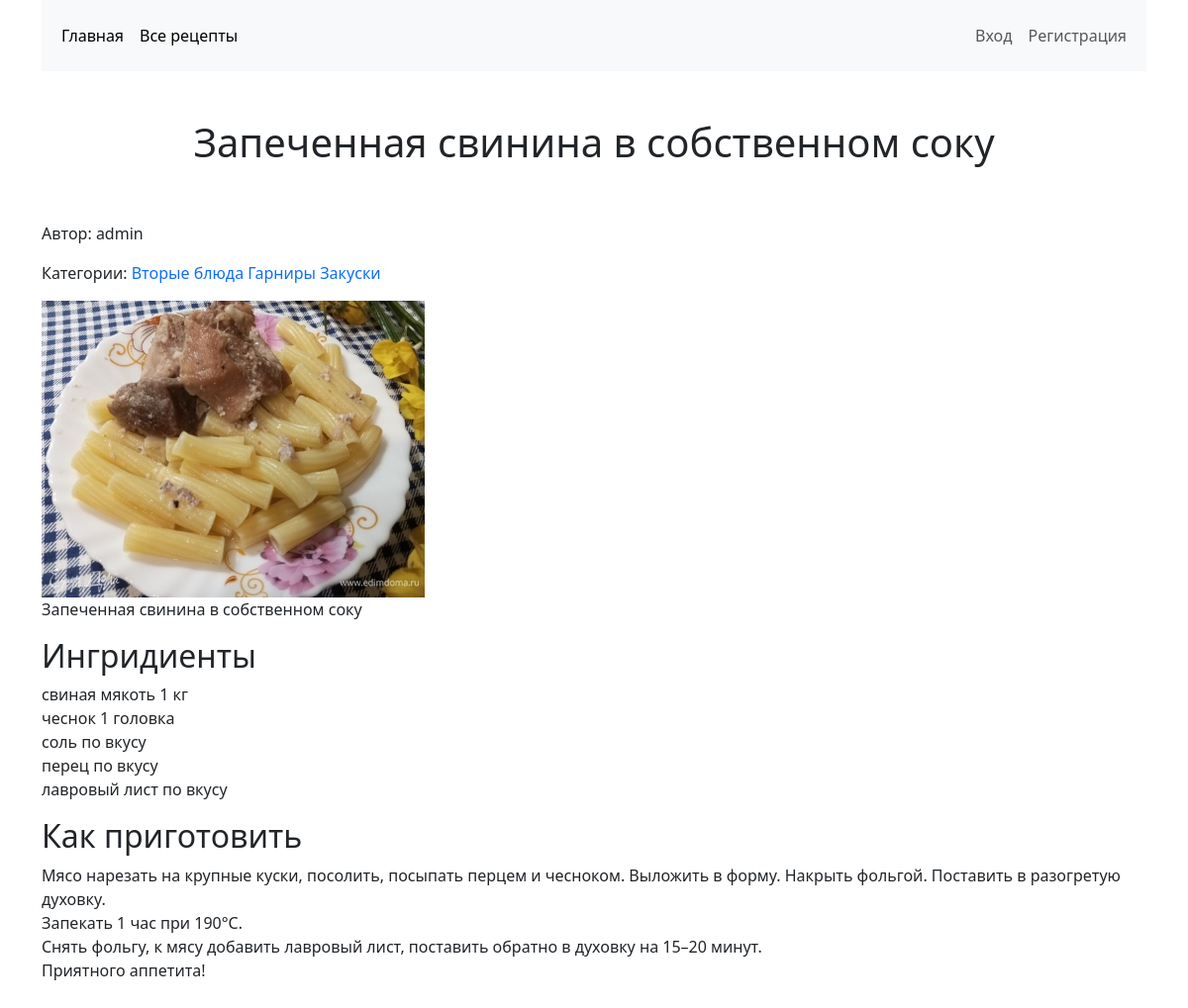
Screenshot of /recipe/6/ with the database file from the repository.
### recipes/models.py (models this page shows, shortened)
class Recipe(models.Model):
    name = models.CharField(verbose_name="Название", max_length=100)
    description = models.TextField(verbose_name="Описание")
    ingredients = models.TextField(verbose_name="Ингридиенты")
    steps = models.TextField(verbose_name="Шаги приготовления")
    time = models.PositiveIntegerField(verbose_name="Время приготовления (мин)")
    image = models.ImageField(verbose_name="Изображение", upload_to='recipes_img/')
    author = models.ForeignKey(AUTH_USER_MODEL, related_name="recipes", on_delete=models.CASCADE, editable=False)
    categories = models.ManyToManyField("Category", verbose_name="Категории", related_name="recipes")
    class Meta:
        ordering = ["name"]
        verbose_name = "Рецепт"
        verbose_name_plural = "Рецепты"

class Category(models.Model):
    name = models.CharField(verbose_name="Название категории", max_length=100)
    class Meta:
        ordering = ["name"]
        verbose_name = "Категория"
        verbose_name_plural = "Категории"
    def get_absolute_url(self):
        return "#"

### user/models.py (models this page shows)
class User(AbstractUser):
    pass

### recipes/views.py (the view)
# urls.py: path('<int:recipe_id>/', RecipeDetailView.as_view(), name='recipe_detail'),
class RecipeDetailView(DetailView):
    model = Recipe
    context_object_name = 'recipe'
    template_name = 'recipes/recipe_detail.html'
    pk_url_kwarg = 'recipe_id'
    def get_context_data(self, **kwargs):
        context = super().get_context_data(**kwargs)
        context['title'] = self.object.name
        return context
    def get_queryset(self):
        queryset = super().get_queryset()
        return queryset.select_related("author")

### recipes/templates/recipes/recipe_detail.html (shortened to what this page needs)
{% extends "base.html" %}
{% load django_bootstrap5 %}
{% block content %}
<p>
    {% if request.user.pk == recipe.author_id %}
    Мой рецепт
    {% else %}
    Автор: {{ recipe.author.username }}</p>
{% endif %}
<p>Категории:
    {% for cat in recipe.categories.all %}
    <a href="{{ cat.get_absolute_url }}"> {{ cat.name }}</a>
    {% endfor %}
</p>
<img src="{{ recipe.image.url }}" alt="recipe image" style="max-height:300px">
<p>{{ recipe.description|linebreaksbr }}</p>
<h2>Ингридиенты</h2>
<p>{{ recipe.ingredients|linebreaksbr }}</p>
<h2>Как приготовить</h2>
<p>{{ recipe.steps|linebreaksbr }}</p>
{% endblock %}

### templates/base.html (shortened to what this page needs)
<!DOCTYPE html>
<html lang="ru">
<head>
    {% load static %}
    <link rel="stylesheet" href="{% static 'css/style.css' %}"/>
    {% load django_bootstrap5 %}
    {% bootstrap_css %}
</head>
<body>
<div class="container">
    <nav class="navbar navbar-expand-lg bg-light">
        <div class="container-fluid">
            <div class="collapse navbar-collapse" id="navbarSupportedContent">
                <ul class="navbar-nav me-auto mb-2 mb-lg-0">
                    <li class="nav-item">
                        <a class="nav-link active" aria-current="page" href="{% url 'home' %}">Главная</a>
                    </li>
                    <li class="nav-item">
                        <a class="nav-link active" aria-current="page" href="{% url 'recipe_list_all' %}">Все
                            рецепты</a>
                    </li>
                </ul>
            </div>
            <div class="navbar" id="navbarRight">
                <ul class="navbar-nav navbar-right">
                    {% if user.is_authenticated %}
                    <li class="nav-item">
                        <div class="nav-link">{{ user.username }}</div>
                    </li>
                    <li class="nav-item">
                        <a class="nav-link" href="{% url 'logout' %}">Выход</a>
                    </li>
                    {% else %}
                    <li class="nav-item">
                        <a class="nav-link" href="{% url 'login' %}">Вход</a>
                    </li>
                    <li class="nav-item">
                        <a class="nav-link" href="{% url 'register' %}">Регистрация</a>
                    </li>
                    {% endif %}
                </ul>
            </div>
        </div>
    </nav>
</div>
<div class="container pt-5 pb-5">
    <h1 class="text-center pb-5">{{ title }}</h1>
    {% block content %} Страница в разработке {% endblock %}
</div>
</body>
</html>

### static/css/style.css (style rules this page uses)
a { text-decoration: none !important ; }

### rows the page displays
Recipe: name "Запеченная свинина в собственном соку", author.username "admin", image (picture), description "Запеченная свинина в собственном соку", ingredients "свиная мякоть 1 кг чеснок 1 головка соль по вкусу перец по вкусу лавровый лист по вкусу", steps "Мясо нарезать на крупные куски, посолить, посыпать перцем и чесноком. Выложить в форму. Накрыть фольгой. Поставить в разогретую духовку. Запекать 1 час при 190°C. Снять фольгу, к мясу добавить лавровый лист, поставить обратно в духовку на 15–20 минут. Приятного аппетита!"
Category: name "Вторые блюда"
Category: name "Гарниры"
Category: name "Закуски"
